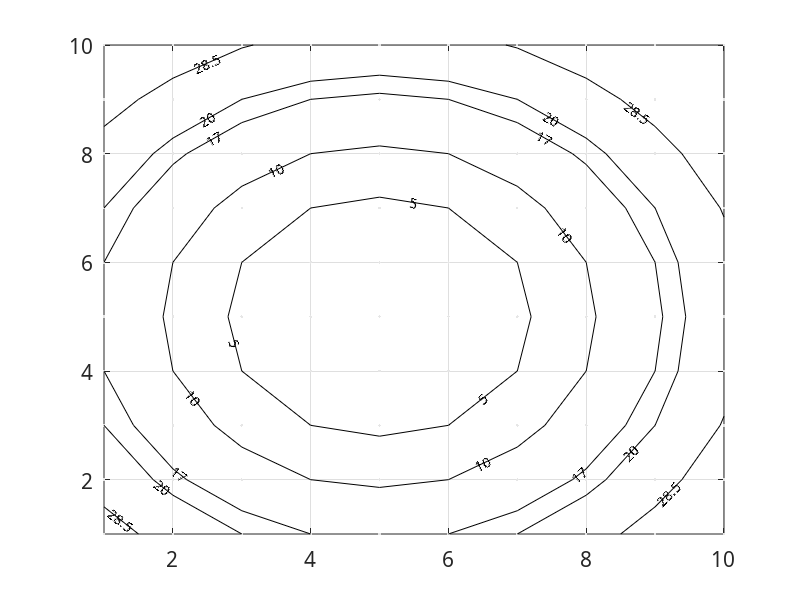

Write the MATLAB code that produced this figure. (Note: this script raises an error after producing the figure.)
function [C,Hnd]=pCnt(X,Y,Z,nGrd,nLvl,Is2D,DmnZ);
%function pCnt(X,Y,Z,nGrd,nLvl);
%
%Shell Projects & Technology, Statistics & Chemometrics
%Philip Jonathan
%June 2010
%
%Overview: General-purpose contour-plotting
%1 Finds max and min of each of X, Y and Z to define domain for grid and contour level specification
%2 Creates grid mesh points in X-Y, then interpolates Z (currently using nearest neighbour interpolation)
%3 Outputs MATLAB contour array and contour graphics object handle
%
%Input
% X    X-axis location per observation (n x 1)
% Y    Y-axis location per observation (n x 1)
% Z    Z-value of variable Z=Z(X,Y) to contour (n x 1)
% nGrd Number of GRiD points (for each of X and Y axis) over which to mesh the input data
% nLvl Number of (equally spaced) contour LeVeLs to display
% Is2D IS a 2D plot (0==yes, 1==no)
% DmnZ DoMaiN for Z (optional)
%
%Output
% C    Contour array generated
% Hnd  contour graphics object HaNDle

C=NaN;
Hnd=NaN;

switch nargin;
	case 0;
		X=reshape((1:10)'*ones(1,10),100,1);
		Y=reshape(ones(10,1)*(1:10),100,1);
		Z=(X-5).^2+(Y-5).^2;
		nGrd=10;
		nLvl=5;
		Is2D=1;
		DmnZ=[min(Z)-5;max(Z)+5];
	case 3;
		nGrd=10;
		nLvl=5;
		Is2D=1;
		DmnZ=[min(Z);max(Z)];
	case 4;
		nLvl=5;
		Is2D=1;
		DmnZ=[min(Z);max(Z)];
	case 5;
		Is2D=1;
		DmnZ=[min(Z);max(Z)];
	case 6;
		DmnZ=[min(Z);max(Z)];
end;

MnmX=min(X); MxmX=max(X); IncX=range(X)/(nGrd-1);
MnmY=min(Y); MxmY=max(Y); IncY=range(Y)/(nGrd-1);
MnmZ=DmnZ(1);MxmZ=DmnZ(2);

GrdX=(MnmX:IncX:MxmX)';
GrdY=(MnmY:IncY:MxmY)';

%Mesh X,Y and then estimate Z on mesh
[XI,YI]=meshgrid(GrdX,GrdY);
ZI=griddata(X,Y,Z,XI,YI);

if Is2D==1;%2D contouring (else surface)
	
	%Set contour levels
	CntLvl=quantile(Z(Z>=MnmZ),(1:nLvl)'/(nLvl+1));
	
	%Plot input data locations
	hold on; plot(X,Y,'Color',0.9*ones(3,1),'Marker','.','LineStyle','none');
	
	[C,Hnd]=contour(XI,YI,ZI,CntLvl,'LineColor',[0 0 0],'LineWidth',0.5);  grid on;
	
	if 1;%Keep contour levels at sensible locations
		LvlLst=get(Hnd,'LevelList');
		TxtLst=[];
		for iL=1:nLvl;
			TxtLst=strvcat(TxtLst,sprintf('%.2e',LvlLst(iL)));
		end;
		TxtLst=str2num(TxtLst);
		set(Hnd,'TextList',TxtLst,'LevelList',TxtLst);
		set(Hnd,'ShowText','on','TextStep',get(Hnd,'LevelStep')*3,'LabelSpacing',200,'TextList',TxtLst,'LevelList',TxtLst)
		clabel(C,Hnd,'FontSize',10,'FontName','Sylfaen','Color','k','LineWidth',1)
		set(Hnd,'TextList',TxtLst);
	else;
		set(Hnd,'ShowText','on','TextStep',get(Hnd,'LevelStep')*1,'LabelSpacing',200)
		clabel(C,Hnd,'FontSize',10,'FontName','Sylfaen','Color','k','LineWidth',1)
	end;
	%Standard figure formatting
	set(gca,'FontSize',15,'FontName','Sylfaen');
	set(gca,'GridLineStyle','-','LineWidth',0.5);
	box on; pAxsLmt;
	drawnow;
	
else; %surface
	
	Hnd=surf(XI,YI,ZI); shading interp;
	pClrBar(DmnZ,10);
	view(2); pDfl; pAxsLmt;
	
end;

return;